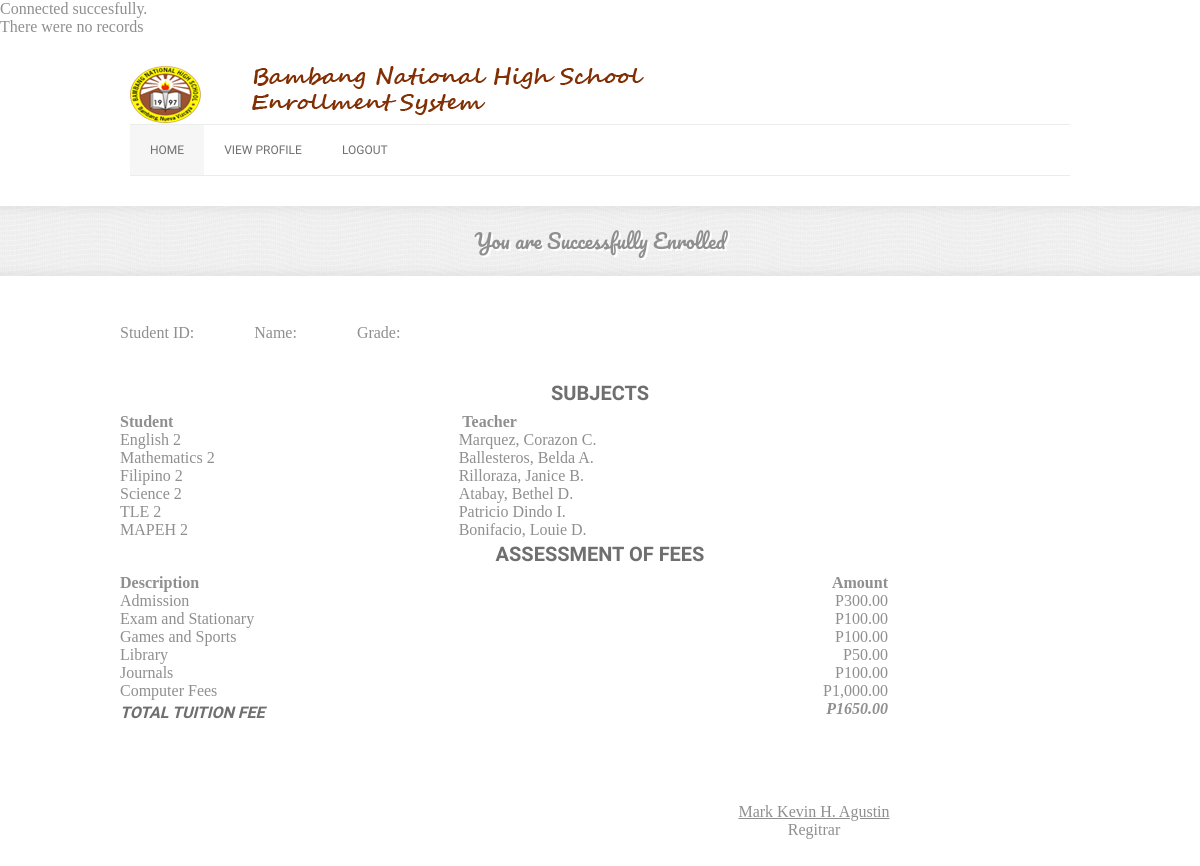
The page /web/grade8sub.php on the database its author committed.
### tables this page shows
CREATE TABLE `tblsubjects` (
  `RecNo` bigint(10) NOT NULL AUTO_INCREMENT,
  `Level` varchar(100) DEFAULT NULL,
  `Subject` varchar(100) DEFAULT NULL,
  `Teacher` varchar(100) DEFAULT NULL,
  PRIMARY KEY (`RecNo`)
);

### web/grade8sub.php (the view, shortened to what this page needs)
<?php
require_once 'viewing_fucntion.php';
?>
<!DOCTYPE html>
<head>
    <link rel="stylesheet" href="css/960_12_col.css" media="screen" />
    <link rel="stylesheet" href="css/reset.css" media="screen" />
    <link rel="stylesheet" href="css/style.css" media="screen" />
    <link rel="stylesheet" href="css/anythingslider.css">
    <link rel="stylesheet" title="activestyle" href="css/default-blue.css" media="screen" />
</head>
<body>
    <section id="header-wrapper">
        <header id="header" class="clearfix">
            <section id="logo">
                <a href="index.html">
                </a>
            </section>
            <section id="nav-container">
                  <nav id="nav">
                    <ul>
                        <li class="active"><a href="index.html">Home</a></li>
                                <li> <a href="viewing.php">View Profile</a></li>
                                <li> <a href="mainhome.html">Logout</a></li>
            </ul>
			</nav>
            </section>
        </header>
    </section>
        <section id="page-title">
            <center><h1>You are Successfully Enrolled</h1></center>
        </section>
    <section id="content-wrapper">
	<div class="container">
<br>
<form name="myform" action="oldstudents.php" method="get" onsubmit="return validateForm()">
<div class="form-group">
Student  ID: &nbsp;<font color="black"><?php echo $studentid ?></font>&nbsp;&nbsp;&nbsp;&nbsp;&nbsp;&nbsp;&nbsp;&nbsp;&nbsp;&nbsp;&nbsp;&nbsp;
Name:&nbsp;<font color="black"><?php echo $lastname?> <?php echo $firstname?> <?php echo $middlename?></font>&nbsp;&nbsp;&nbsp;&nbsp;&nbsp;&nbsp;&nbsp;&nbsp;&nbsp;&nbsp;&nbsp;&nbsp;
Grade: <font color="black"><?php echo $level?></font>
          </div>
    <section id="content-wrapper">
<div class="container">
		<br><br><center><h2><strong>SUBJECTS</strong></h2></center>
      <div class="row">
                <table class="table table-striped table-bordered">
                  <thead>
                    <tr>
                      <tr>  <td style="text-align:left"><b>Student</b></td>
					<td style="text-align:left"><b>&nbsp&nbsp;&nbsp&nbsp;&nbsp&nbsp;&nbsp&nbsp;&nbsp&nbsp;&nbsp&nbsp;
					&nbsp&nbsp;&nbsp&nbsp;&nbsp&nbsp;&nbsp&nbsp;&nbsp&nbsp;&nbsp&nbsp;&nbsp&nbsp;&nbsp&nbsp;&nbsp&nbsp;
					&nbsp&nbsp;&nbsp&nbsp;&nbsp&nbsp;&nbsp&nbsp;&nbsp&nbsp;&nbsp&nbsp;&nbsp&nbsp;&nbsp&nbsp;&nbsp&nbsp;
					&nbsp&nbsp;&nbsp&nbsp;&nbsp&nbsp;&nbsp&nbsp;&nbsp&nbsp;
					Teacher</b></td>
                    </tr>
                  <tbody>
                  <?php
                   $pdo = Database::connect();
                    $sql = "SELECT * FROM tblsubjects WHERE Level= 'Grade 8'";
                   foreach ($pdo->query($sql) as $row) {
                            echo '<tr>';
							echo '<td>'. $row['Subject'] . '</td>';
							echo '<td style="text-align:left">&nbsp&nbsp;&nbsp&nbsp;&nbsp&nbsp;&nbsp&nbsp;&nbsp&nbsp;&nbsp&nbsp;
							&nbsp&nbsp;&nbsp&nbsp;&nbsp&nbsp;&nbsp&nbsp;&nbsp&nbsp;&nbsp&nbsp;&nbsp&nbsp;&nbsp&nbsp;&nbsp&nbsp;
							&nbsp&nbsp;&nbsp&nbsp;&nbsp&nbsp;&nbsp&nbsp;&nbsp&nbsp;&nbsp&nbsp;&nbsp&nbsp;&nbsp&nbsp;&nbsp&nbsp;
							&nbsp&nbsp;&nbsp&nbsp;&nbsp&nbsp;&nbsp&nbsp;&nbsp&nbsp;'. $row['Teacher'] . '</td>';
							echo '</tr>';
                   }
                  ?>
                  </tbody>
            </table>
			<center><h2><strong>Assessment of Fees</strong></h2></center>
	<table style="width:80%">
	 <tr>
    <th style="text-align:left"><b>Description</b></th>
    <th style="text-align:right"><b>Amount</b></th>
  </tr>
	<tr>
    <td>Admission</td>
    <td style="text-align:right">P300.00</td>
  </tr>
  <tr>
    <td>Exam and Stationary</td>
    <td style="text-align:right">P100.00</td>
  </tr>
  <tr>
    <td>Games and Sports</td>
    <td style="text-align:right">P100.00</td>
  </tr>
  <tr>
    <td>Library</td>
    <td style="text-align:right">P50.00</td>
  </tr>
  <tr>
    <td>Journals</td>
    <td style="text-align:right">P100.00</td>
  </tr>
  <tr>
    <td>Computer Fees</td>
    <td style="text-align:right">P1,000.00</td>
    </tr>
 <tr>
    <td><h4><i>Total Tuition Fee</i></h4></td>
    <td style="text-align:right"><i><b>P1650.00</b></i></td>
  </tr>
</table>
        </div>
		<center>
		<br><br><br><br>
		<u>
			Mark Kevin H. Agustin<br>
		</u>
		&nbsp;&nbsp&nbsp;&nbsp&nbsp;&nbsp&nbsp;&nbsp&nbsp;&nbsp&nbsp;&nbsp&nbsp;&nbsp&nbsp;&nbsp&nbsp;&nbsp&nbsp;&nbsp&nbsp;&nbsp&nbsp;&nbsp
		&nbsp;&nbsp&nbsp;&nbsp&nbsp;&nbsp&nbsp;&nbsp&nbsp;&nbsp&nbsp;&nbsp&nbsp;&nbsp&nbsp;&nbsp&nbsp;&nbsp&nbsp;&nbsp&nbsp;&nbsp&nbsp;&nbsp
		&nbsp;&nbsp&nbsp;&nbsp&nbsp;&nbsp&nbsp;&nbsp&nbsp;&nbsp&nbsp;&nbsp&nbsp;&nbsp&nbsp;&nbsp&nbsp;&nbsp&nbsp;&nbsp&nbsp;&nbsp&nbsp;&nbsp
		&nbsp;&nbsp&nbsp;&nbsp&nbsp;&nbsp&nbsp;&nbsp&nbsp;&nbsp&nbsp;&nbsp&nbsp;&nbsp&nbsp;&nbsp&nbsp;&nbsp&nbsp;&nbsp&nbsp;&nbsp&nbsp;&nbsp
		&nbsp&nbsp;&nbsp&nbsp;&nbsp&nbsp;
			Regitrar
    </section>
<br>
<br>
<br>
<br>
</body>
</html>

### web/css/960_12_col.css (style rules this page uses)
.clearfix:before, .clearfix:after, .container_12:before, .container_12:after { content: '.'; display: block; overflow: hidden; visibility: hidden; font-size: 0; line-height: 0; width: 0; height: 0; }
.clearfix:after, .container_12:after { clear: both; }
.clearfix, .container_12 { zoom: 1; }

### web/css/style.css (style rules this page uses)
body { background: #fff; color: #8f8f8f; }
h1, h2, h3, h4, h5, h6 { color: #6f6f6f; text-transform: uppercase; margin-bottom: 5px; }
h1 { font: bold 22px 'Droid Sans', sans-serif; line-height: 32px; }
h2 { font: bold 20px 'Droid Sans', sans-serif; line-height: 30px; }
h4 { font: bold 16px 'Droid Sans', sans-serif; line-height: 26px; }
a { text-decoration: none; font: 12px 'Droid Sans', sans-serif; -webkit-transition: all 0.3s ease 0s; -moz-transition: all 0.3s ease 0s; -o-transition: all 0.3s ease 0s; -ms-transition: all 0.3s ease 0s; transition: all 0.3s ease 0s; }
#header-wrapper { width: 100%; }
#header { width: 940px; margin-top: 30px; margin-bottom: 30px; margin-right: auto; margin-left: auto; }
#logo { width: 247px; height: 28px; margin-bottom: 30px; margin-right: 30px; float: left; }
#nav-container { width: 940px; border-top: 1px solid #ececec; border-bottom: 1px solid #ececec; height: 50px; float: left; }
#nav { width: 705px; margin-right: 20px; float: left; list-style: none; height: 50px; }
#nav > ul { display: block !important; }
#nav li { float: left; list-style: none; position: relative; padding: 18px 20px; -webkit-transition: all 0.3s ease 0s; -moz-transition: all 0.3s ease 0s; -o-transition: all 0.3s ease 0s; -ms-transition: all 0.3s ease 0s; transition: all 0.3s ease 0s; }
#nav li a { text-decoration: none; float: none; display: block; color: #6f6f6f; text-transform: uppercase; font: 12px 'Droid Sans', sans-serif; }
#nav li.active { background: #f6f6f6; }
#page-title { width: 100%; background: url('../img/page-title.png') repeat-x; height: 70px; margin-bottom: 30px; float: left; }
#page-title h1 { text-transform: none; font: 20px 'Pacifico', cursive; text-align: center; margin: 0 auto; color: #8f8f8f; text-shadow: 2px 2px #fff; margin-top: 17px; }
#content-wrapper { margin: 0 auto; padding-bottom: 10px; width: 960px; overflow: hidden; }

### web/css/default-blue.css (style rules this page uses)
a { color: #61d5d1; }
#logo a { background: url('../img/blue-default/logo.png') no-repeat; height: 65px; width: 600px !important; display: block; text-indent: -9999px; }

### rows shown on the page
tblsubjects: Subject "English 2", Teacher "Marquez, Corazon C."
tblsubjects: Subject "Mathematics 2", Teacher "Ballesteros, Belda A."
tblsubjects: Subject "Filipino 2", Teacher "Rilloraza, Janice B."
tblsubjects: Subject "Science 2", Teacher "Atabay, Bethel D."
tblsubjects: Subject "TLE 2", Teacher "Patricio Dindo I."
tblsubjects: Subject "MAPEH 2", Teacher "Bonifacio, Louie D."
